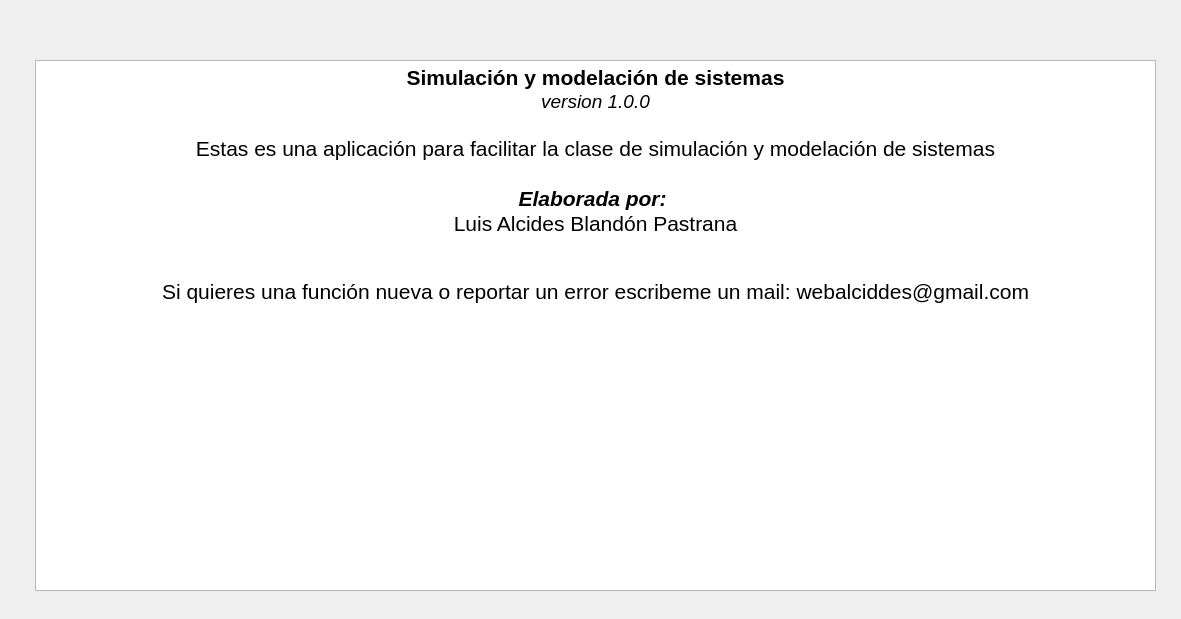
<?xml version="1.0" encoding="UTF-8"?>
<ui version="4.0">
 <class>Dialog</class>
 <widget class="QDialog" name="Dialog">
  <property name="windowModality">
   <enum>Qt::ApplicationModal</enum>
  </property>
  <property name="geometry">
   <rect>
    <x>0</x>
    <y>0</y>
    <width>1181</width>
    <height>619</height>
   </rect>
  </property>
  <property name="windowTitle">
   <string>Acerca de</string>
  </property>
  <widget class="QTextBrowser" name="textBrowser">
   <property name="geometry">
    <rect>
     <x>35</x>
     <y>60</y>
     <width>1121</width>
     <height>531</height>
    </rect>
   </property>
   <property name="html">
    <string>&lt;!DOCTYPE HTML PUBLIC &quot;-//W3C//DTD HTML 4.0//EN&quot; &quot;http://www.w3.org/TR/REC-html40/strict.dtd&quot;&gt;
&lt;html&gt;&lt;head&gt;&lt;meta name=&quot;qrichtext&quot; content=&quot;1&quot; /&gt;&lt;meta charset=&quot;utf-8&quot; /&gt;&lt;style type=&quot;text/css&quot;&gt;
p, li { white-space: pre-wrap; }
hr { height: 1px; border-width: 0; }
li.unchecked::marker { content: &quot;\2610&quot;; }
li.checked::marker { content: &quot;\2612&quot;; }
&lt;/style&gt;&lt;/head&gt;&lt;body style=&quot; font-family:'Ubuntu'; font-size:11pt; font-weight:400; font-style:normal;&quot;&gt;
&lt;p align=&quot;center&quot; style=&quot; margin-top:0px; margin-bottom:0px; margin-left:0px; margin-right:0px; -qt-block-indent:0; text-indent:0px;&quot;&gt;&lt;span style=&quot; font-family:'Segoe UI'; font-size:16pt; font-weight:700;&quot;&gt;Simulación y modelación de sistemas&lt;/span&gt;&lt;/p&gt;
&lt;p align=&quot;center&quot; style=&quot; margin-top:0px; margin-bottom:0px; margin-left:0px; margin-right:0px; -qt-block-indent:0; text-indent:0px;&quot;&gt;&lt;span style=&quot; font-family:'Segoe UI'; font-size:14pt; font-style:italic;&quot;&gt;version 1.0.0&lt;/span&gt;&lt;/p&gt;
&lt;p align=&quot;center&quot; style=&quot;-qt-paragraph-type:empty; margin-top:0px; margin-bottom:0px; margin-left:0px; margin-right:0px; -qt-block-indent:0; text-indent:0px; font-family:'Segoe UI'; font-size:14pt;&quot;&gt;&lt;br /&gt;&lt;/p&gt;
&lt;p align=&quot;center&quot; style=&quot; margin-top:0px; margin-bottom:0px; margin-left:0px; margin-right:0px; -qt-block-indent:0; text-indent:0px;&quot;&gt;&lt;span style=&quot; font-family:'Segoe UI'; font-size:16pt;&quot;&gt;Estas es una aplicación para facilitar la clase de simulación y modelación de sistemas&lt;/span&gt;&lt;/p&gt;
&lt;p style=&quot;-qt-paragraph-type:empty; margin-top:0px; margin-bottom:0px; margin-left:0px; margin-right:0px; -qt-block-indent:0; text-indent:0px; font-family:'Segoe UI'; font-size:16pt;&quot;&gt;&lt;br /&gt;&lt;/p&gt;
&lt;p align=&quot;center&quot; style=&quot; margin-top:0px; margin-bottom:0px; margin-left:0px; margin-right:0px; -qt-block-indent:0; text-indent:0px;&quot;&gt;&lt;span style=&quot; font-family:'Segoe UI'; font-size:16pt; font-weight:700; font-style:italic;&quot;&gt;Elaborada por: &lt;/span&gt;&lt;/p&gt;
&lt;p align=&quot;center&quot; style=&quot; margin-top:0px; margin-bottom:0px; margin-left:0px; margin-right:0px; -qt-block-indent:0; text-indent:0px;&quot;&gt;&lt;span style=&quot; font-family:'Segoe UI'; font-size:16pt;&quot;&gt;Luis Alcides Blandón Pastrana&lt;/span&gt;&lt;/p&gt;
&lt;p style=&quot;-qt-paragraph-type:empty; margin-top:0px; margin-bottom:0px; margin-left:0px; margin-right:0px; -qt-block-indent:0; text-indent:0px;&quot;&gt;&lt;br /&gt;&lt;/p&gt;
&lt;p style=&quot;-qt-paragraph-type:empty; margin-top:0px; margin-bottom:0px; margin-left:0px; margin-right:0px; -qt-block-indent:0; text-indent:0px; font-family:'Segoe UI'; font-size:16pt;&quot;&gt;&lt;br /&gt;&lt;/p&gt;
&lt;p align=&quot;center&quot; style=&quot; margin-top:0px; margin-bottom:0px; margin-left:0px; margin-right:0px; -qt-block-indent:0; text-indent:0px;&quot;&gt;&lt;span style=&quot; font-family:'Segoe UI'; font-size:16pt;&quot;&gt;Si quieres una función nueva o reportar un error escribeme un mail: webalciddes@gmail.com&lt;/span&gt;&lt;/p&gt;&lt;/body&gt;&lt;/html&gt;</string>
   </property>
  </widget>
 </widget>
 <resources/>
 <connections/>
</ui>
